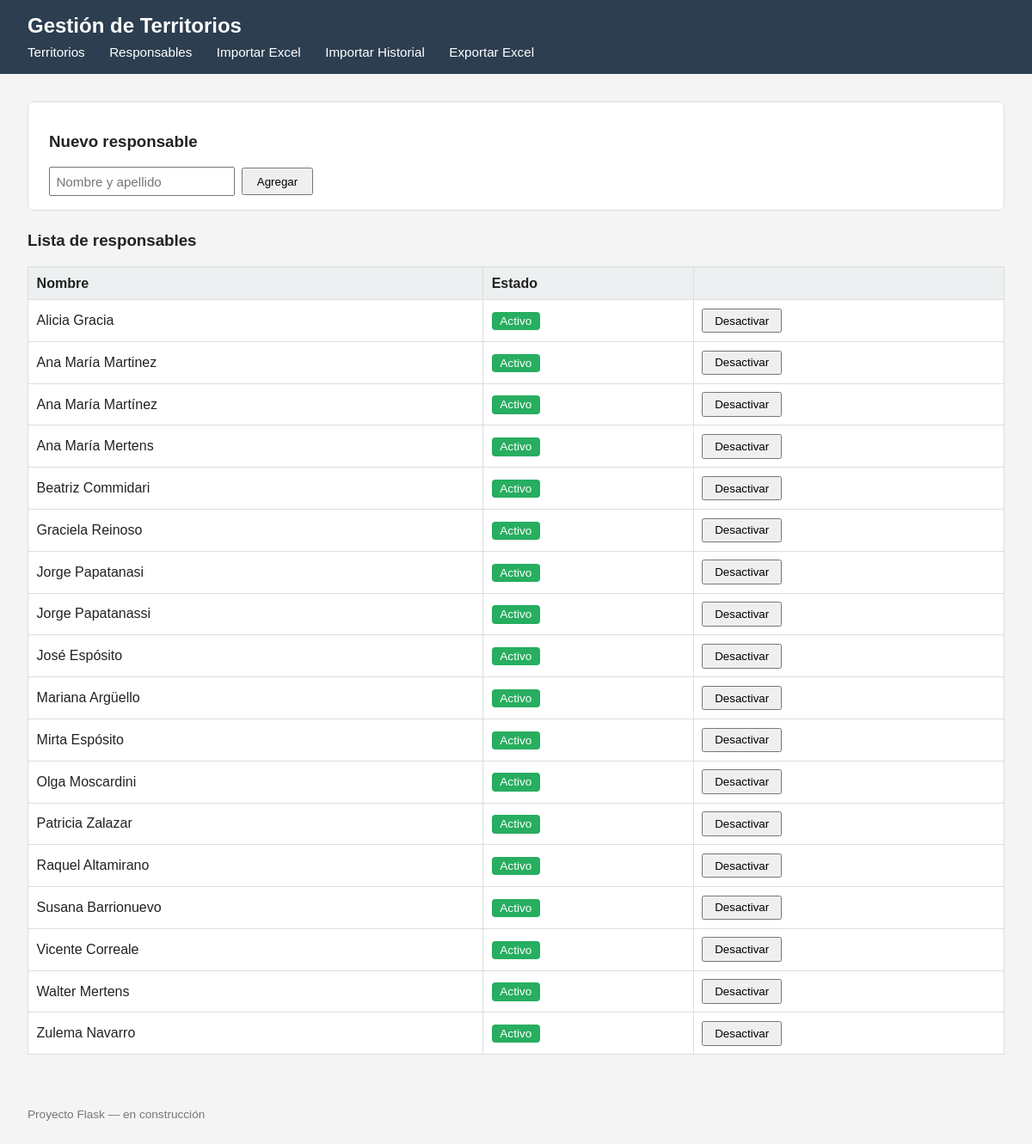
Before: /responsables with the older database file.
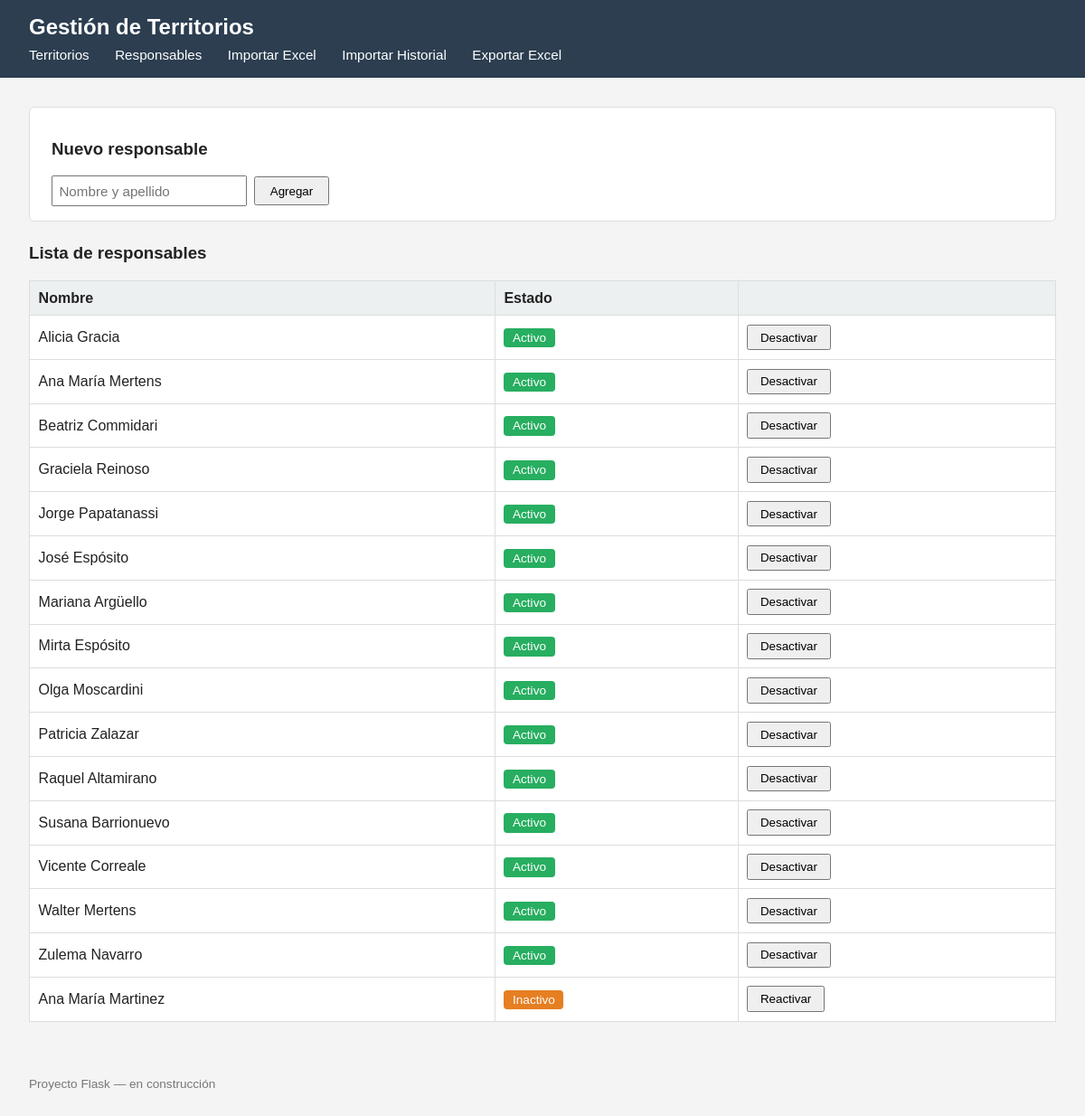
After: the same page with the newer database file.
### tables this page shows
CREATE TABLE responsables (
    id INTEGER PRIMARY KEY AUTOINCREMENT,
    nombre TEXT NOT NULL,
    activo INTEGER DEFAULT 1 -- 1: activo, 0: inactivo
);

### app.py (the view, shortened to what this page needs)
@app.route("/responsables", methods=["GET", "POST"])
def responsables():
    conn = get_connection()
    lista = conn.execute(
        "SELECT * FROM responsables ORDER BY activo DESC, nombre"
    ).fetchall()
    conn.close()
    return render_template("responsables.html", responsables=lista)

### database.py (called while the page is built)
def get_connection():
    conn = sqlite3.connect(DATABASE)
    conn.row_factory = sqlite3.Row
    conn.execute("PRAGMA foreign_keys = ON")
    return conn

### templates/responsables.html (shortened to what this page needs)
{% extends "base.html" %}
{% block content %}
    <div class="panel-accion">
        <h3>Nuevo responsable</h3>
        <form method="post" action="{{ url_for('responsables') }}">
            <input type="text" name="nombre" placeholder="Nombre y apellido" required>
            <button type="submit">Agregar</button>
        </form>
    </div>
    <h3>Lista de responsables</h3>
    {% if responsables|length == 0 %}
        <p>Todavía no hay responsables cargados.</p>
    {% else %}
        <table class="tabla-responsables">
            <thead>
                <tr>
                    <th>Nombre</th>
                    <th>Estado</th>
                    <th></th>
                </tr>
            </thead>
            <tbody>
                {% for r in responsables %}
                <tr>
                    <td>{{ r.nombre }}</td>
                    <td>
                        <span class="badge {{ 'badge-disponible' if r.activo else 'badge-en-trabajo' }}">
                            {{ "Activo" if r.activo else "Inactivo" }}
                        </span>
                    </td>
                    <td>
                        {% if r.activo %}
                            <form method="post" action="{{ url_for('responsable_desactivar', responsable_id=r.id) }}">
                                <button type="submit">Desactivar</button>
                            </form>
                        {% else %}
                            <form method="post" action="{{ url_for('responsable_activar', responsable_id=r.id) }}">
                                <button type="submit">Reactivar</button>
                            </form>
                        {% endif %}
                    </td>
                </tr>
                {% endfor %}
            </tbody>
        </table>
    {% endif %}
{% endblock %}

### templates/base.html (shortened to what this page needs)
<!DOCTYPE html>
<html lang="es">
<head>
    <link rel="stylesheet" href="{{ url_for('static', filename='css/style.css') }}">
</head>
<body>
    <header>
        <h1>Gestión de Territorios</h1>
        <nav>
            <a href="{{ url_for('index') }}">Territorios</a>
            <a href="{{ url_for('responsables') }}">Responsables</a>
            <a href="{{ url_for('importar_excel_view') }}">Importar Excel</a>
            <a href="{{ url_for('importar_historial_view') }}">Importar Historial</a>
            <a href="{{ url_for('exportar_excel') }}">Exportar Excel</a>
        </nav>
    </header>
    <main>
        {% block content %}
        {% endblock %}
    </main>
    <footer>
        <p>Proyecto Flask &mdash; en construcción</p>
    </footer>
</body>
</html>

### static/css/style.css (style rules this page uses)
body { font-family: Arial, Helvetica, sans-serif; margin: 0; background-color: #f4f4f4; color: #222; }
header { background-color: #2c3e50; color: white; padding: 1rem 2rem; }
header h1 { margin: 0; font-size: 1.5rem; }
main { padding: 2rem; }
footer { padding: 1rem 2rem; color: #777; font-size: 0.85rem; }
table { border-collapse: collapse; width: 100%; background-color: white; }
th, td { border: 1px solid #ddd; padding: 0.6rem; text-align: left; }
th { background-color: #ecf0f1; }
.badge { padding: 0.2rem 0.6rem; border-radius: 4px; font-size: 0.85rem; color: white; }
.badge-disponible { background-color: #27ae60; }
.badge-en-trabajo { background-color: #e67e22; }
.panel-accion { background-color: white; border: 1px solid #ddd; border-radius: 6px; padding: 1rem 1.5rem; margin-bottom: 1.5rem; }
.panel-accion form { display: flex; gap: 0.5rem; align-items: center; flex-wrap: wrap; margin-top: 0.5rem; }
.panel-accion select, .panel-accion input[type="text"] { padding: 0.4rem; font-size: 0.95rem; }
.panel-accion button { padding: 0.4rem 1rem; cursor: pointer; }
nav { margin-top: 0.5rem; }
nav a { color: white; text-decoration: none; margin-right: 1.5rem; font-size: 0.95rem; }
.tabla-responsables form { margin: 0; }
.tabla-responsables button { padding: 0.3rem 0.8rem; cursor: pointer; }

Changed rows visible on the page:
removed responsables: nombre "Ana María Martínez", activo "Activo"
removed responsables: nombre "Jorge Papatanasi", activo "Activo"
changed responsables "Ana María Martinez": activo "Activo" → "Inactivo"; activo "Desactivar" → "Reactivar"; moves down the list
